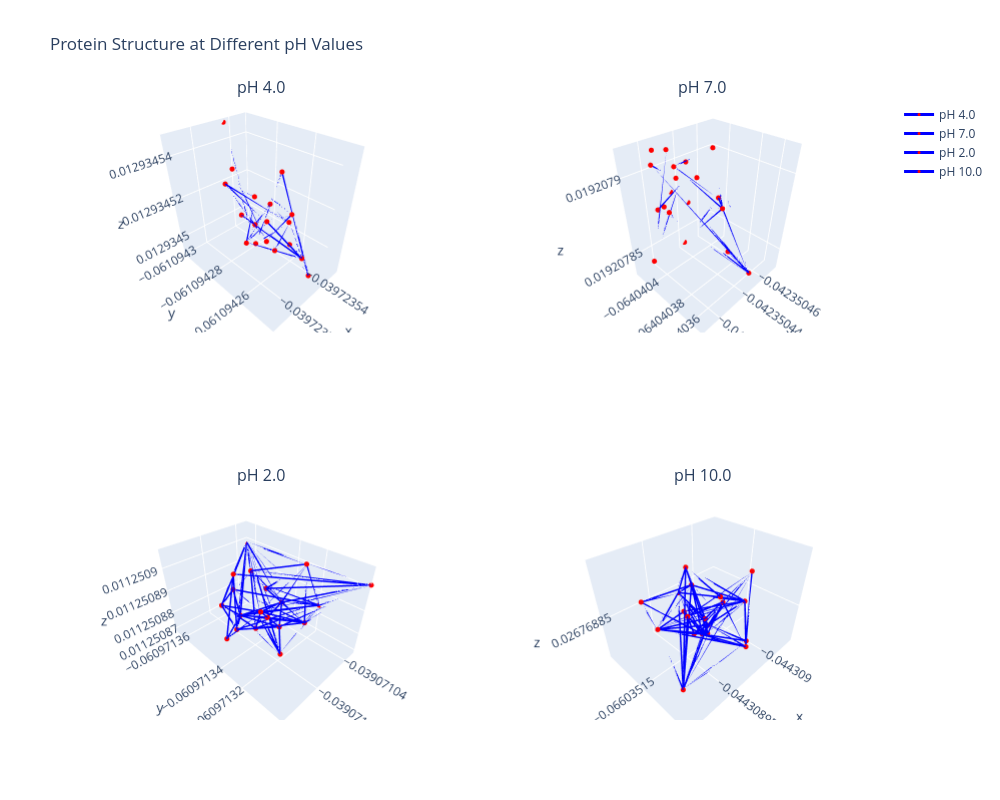

Notebook cell for this chart:
### Code cell
# Interactive visualization using plotly
import plotly.graph_objects as go
from plotly.subplots import make_subplots

def interactive_pH_visualization(original_coords, pH_structures):
    """Create interactive 3D visualization with plotly"""
    fig = make_subplots(
        rows=2, cols=2,
        specs=[[{'type': 'scatter3d'}, {'type': 'scatter3d'}],
               [{'type': 'scatter3d'}, {'type': 'scatter3d'}]],
        subplot_titles=[f'pH {pH:.1f}' for pH in pH_structures.keys()]
    )
    
    for idx, (pH, coords) in enumerate(pH_structures.items(), 1):
        row = (idx - 1) // 2 + 1
        col = (idx - 1) % 2 + 1
        
        fig.add_trace(
            go.Scatter3d(
                x=coords[:, 0], y=coords[:, 1], z=coords[:, 2],
                mode='lines+markers',
                line=dict(width=3, color='blue'),
                marker=dict(size=3, color='red'),
                name=f'pH {pH:.1f}'
            ),
            row=row, col=col
        )
    
    fig.update_layout(height=800, width=1000, title_text="Protein Structure at Different pH Values")
    fig.show()

# Create interactive visualization
interactive_pH_visualization(test_protein['coords'].numpy(), structures_at_different_pH)

### Figure 1 — Plotly figure (JSON) as saved in the notebook; plotly's stock layout.template omitted (floating-point values rounded to 4 significant figures; data arrays with more than 128 entries replaced by an {"elided": "..."} marker saying what was removed)
{"data": [{"line": {"color": "blue", "width": 3}, "marker": {"color": "red", "size": 3}, "mode": "lines+markers", "name": "pH 4.0", "scene": "scene", "type": "scatter3d", "x": {"elided": "951 float values"}, "y": {"elided": "951 float values"}, "z": {"elided": "951 float values"}}, {"line": {"color": "blue", "width": 3}, "marker": {"color": "red", "size": 3}, "mode": "lines+markers", "name": "pH 7.0", "scene": "scene2", "type": "scatter3d", "x": {"elided": "951 float values"}, "y": {"elided": "951 float values"}, "z": {"elided": "951 float values"}}, {"line": {"color": "blue", "width": 3}, "marker": {"color": "red", "size": 3}, "mode": "lines+markers", "name": "pH 2.0", "scene": "scene3", "type": "scatter3d", "x": {"elided": "951 float values"}, "y": {"elided": "951 float values"}, "z": {"elided": "951 float values"}}, {"line": {"color": "blue", "width": 3}, "marker": {"color": "red", "size": 3}, "mode": "lines+markers", "name": "pH 10.0", "scene": "scene4", "type": "scatter3d", "x": {"elided": "951 float values"}, "y": {"elided": "951 float values"}, "z": {"elided": "951 float values"}}], "layout": {"annotations": [{"font": {"size": 16}, "showarrow": false, "text": "pH 4.0", "x": 0.225, "xanchor": "center", "xref": "paper", "y": 1, "yanchor": "bottom", "yref": "paper"}, {"font": {"size": 16}, "showarrow": false, "text": "pH 7.0", "x": 0.775, "xanchor": "center", "xref": "paper", "y": 1, "yanchor": "bottom", "yref": "paper"}, {"font": {"size": 16}, "showarrow": false, "text": "pH 2.0", "x": 0.225, "xanchor": "center", "xref": "paper", "y": 0.375, "yanchor": "bottom", "yref": "paper"}, {"font": {"size": 16}, "showarrow": false, "text": "pH 10.0", "x": 0.775, "xanchor": "center", "xref": "paper", "y": 0.375, "yanchor": "bottom", "yref": "paper"}], "height": 800, "scene": {"domain": {"x": [0, 0.45], "y": [0.625, 1]}}, "scene2": {"domain": {"x": [0.55, 1], "y": [0.625, 1]}}, "scene3": {"domain": {"x": [0, 0.45], "y": [0, 0.375]}}, "scene4": {"domain": {"x": [0.55, 1], "y": [0, 0.375]}}, "title": {"text": "Protein Structure at Different pH Values"}, "width": 1000}}
